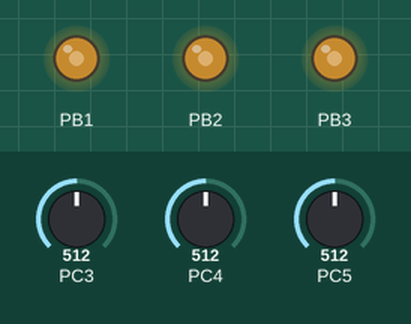
The program below on a simulated ATmega328P, built with avr-gcc and emulated at 0.8 MHz. Shown: output pins drawn as LEDs (lit = HIGH). The test bench sets the inputs (shaded band); at power-on: PC3 = 512, PC4 = 512, PC5 = 512.

Above: at 1.2 s.
1.3 s: PC3 set to 716
At 1.8 s:
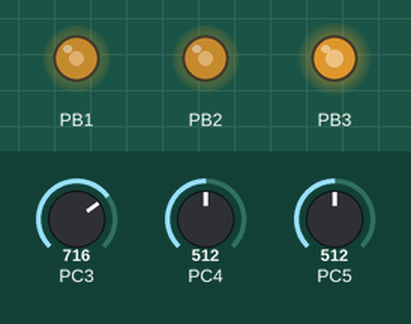
2.8 s: PC4 set to 716
At 4.0 s:
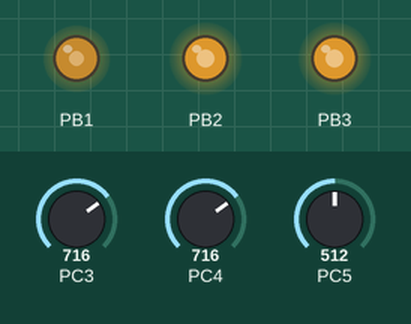
4.3 s: PC5 set to 716
At 5.3 s:
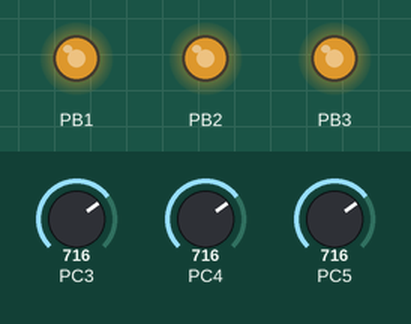
5.8 s: PC3 set to 900
At 6.3 s:
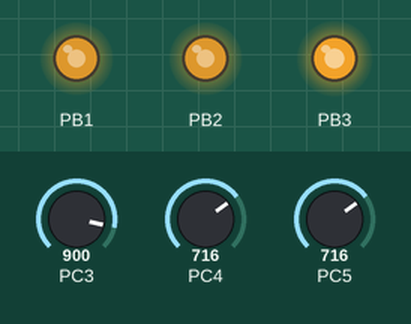
7.3 s: PC4 set to 900
At 8.5 s:
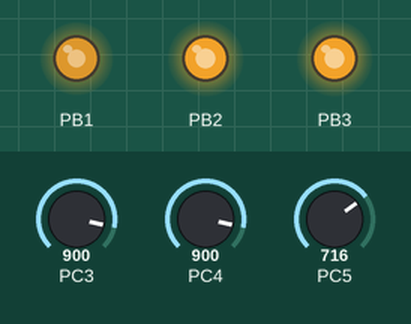
8.8 s: PC5 set to 900
At 9.9 s:
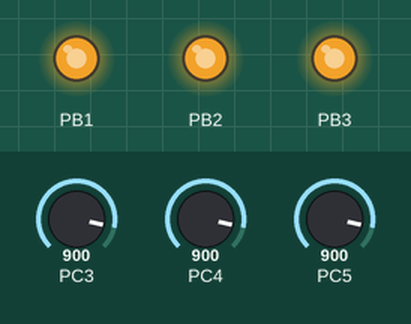
Timing chart, 0 to 11.3 s (numbered marks = the images above; inputs shaded):
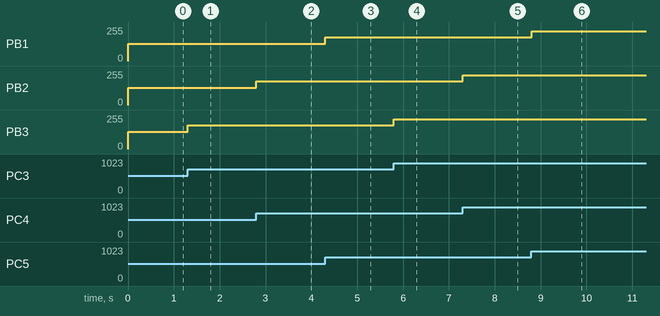

Measured:
- after the input at 1.3 s, PB3: 128/255 → 179/255 at once
- after the input at 2.8 s, PB2: 128/255 → 179/255 at once
- after the input at 4.3 s, PB1: 128/255 → 179/255 at once
- after the input at 5.8 s, PB3: 179/255 → 225/255 at once
- after the input at 7.3 s, PB2: 179/255 → 225/255 at once
- after the input at 8.8 s, PB1: 179/255 → 225/255 at once

The program:

main.cpp
```cpp
/*
 * TestMega.cpp
 *
 * Created: 2/18/2017 9:54:44 AM
 * Author : Emmanuel Weber
 */

#define F_CPU 800000UL

#include <avr/io.h>
#include <util/delay.h>

int  adc_read (void);
void pwm_write (int val);

int main(void)
{
	int adc_val;
	DDRB  = (1<<PB1) |(1<<PB2) |(1<<PB3)  ; //Set PB1 as output

	ADMUX = 0;
	ADMUX |= (1 << REFS0);
	ADCSRA |= (1 << ADPS2) | (1 << ADPS0) | (1 << ADEN);


	ADMUX |= (1 << ADLAR);   //Left-Adjust result.

	// Set clock prescaler (/8). See table 14-4.
	// (1<<ADEN) must be set to 1 to allow ADC.


    // timer 1
	TCCR1A |= (1 << WGM10);
	TCCR1B |= (1 << WGM12);
	TCCR1B |= (1 << CS11);
	TCCR1A |= (1 << COM1A1);    // Enable OCR1A
	TCCR1A |= (1 << COM1B1);    // Enable OCR1B

	// timer 2
	TCCR2A |= (1 << WGM20);
	TCCR2A |= (1 << WGM21);
	TCCR2B |= (1 << CS21);
	TCCR2A |= (1 << COM2A1);    // Enable OCR2A

    // Loop forever
	while (1)
	{
		// ADC5 -> OCR1A
		ADMUX |= (1 << MUX2) | (1 << MUX0);
		ADMUX &= ~(1 << MUX1);
		adc_val = adc_read();
		OCR1A = adc_val;

		// ADC4 -> OCR1B;
		ADMUX |= (1 << MUX2);
		ADMUX &= ~((1 << MUX1)| (1 << MUX0));
		adc_val = adc_read();
		OCR1B = adc_val;

		// ADC3 -> OCR2A
		ADMUX |= (1 << MUX1) | (1 << MUX0);
		ADMUX &= ~(1 << MUX2);
		adc_val = adc_read();
		OCR2A = adc_val;
	}
	return 0;
}

int adc_read (void)
{
	// Start the conversion
	ADCSRA |= (1 << ADSC);
	// Wait for it to finish
	while (ADCSRA & (1 << ADSC));   //(1<<ADSC) returns 0 when the conversion is complete.
	return ADCH;
}
```
